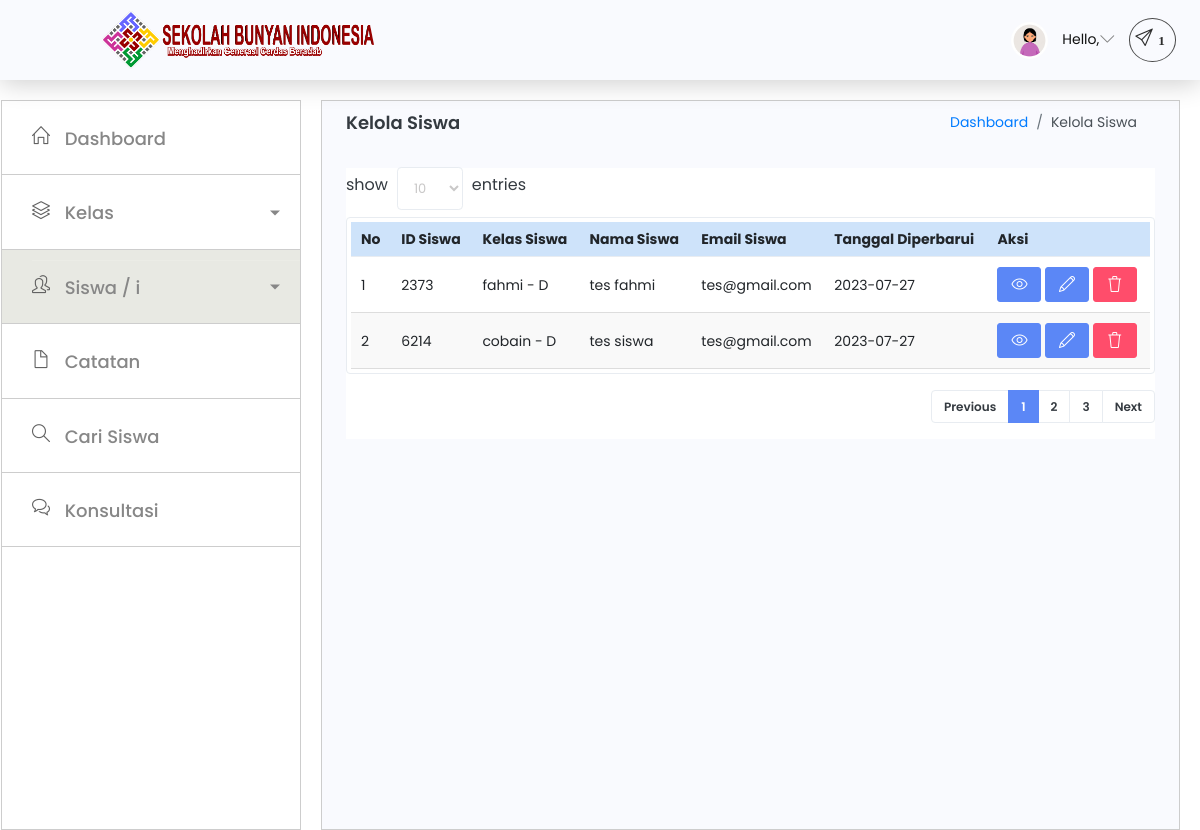
The page /sbi/walikelas/kelola-siswa.php on the database its author committed.
### tables this page shows
CREATE TABLE `siswa` (
  `id_siswa` int(11) NOT NULL,
  `nama_siswa` varchar(255) NOT NULL,
  `email_siswa` varchar(255) NOT NULL,
  `kelas_siswa` int(11) NOT NULL,
  `jk` varchar(255) NOT NULL,
  `tgl_lahir` date NOT NULL,
  `foto_siswa` text NOT NULL,
  `nama_ayah` varchar(255) NOT NULL,
  `nama_ibu` varchar(255) NOT NULL,
  `no_hp` varchar(255) NOT NULL,
  `hp_alternatif` varchar(255) NOT NULL,
  `alamat` text NOT NULL,
  `update_at` date NOT NULL
);

CREATE TABLE `kelas` (
  `id` int(11) NOT NULL,
  `nama_kelas` varchar(255) NOT NULL,
  `bagian` varchar(255) NOT NULL,
  `tanggal` date NOT NULL
);

### sbi/walikelas/kelola-siswa.php (the view, shortened to what this page needs)
<!DOCTYPE html>
<html lang="en">
<head>
  <link rel="stylesheet" href="../assets/vendors/simple-line-icons/css/simple-line-icons.css">
  <link rel="stylesheet" href="../assets/vendors/flag-icon-css/css/flag-icon.min.css">
  <link rel="stylesheet" href="../assets/vendors/daterangepicker/daterangepicker.css">
  <link rel="stylesheet" href="../assets/vendors/chartist/chartist.min.css">
  <link rel="stylesheet" href="../assets/vendors/select2/select2.min.css">
  <link rel="stylesheet" href="../assets/vendors/select2-bootstrap-theme/select2-bootstrap.min.css">
  <link rel="stylesheet" href="../assets/css/style.css" />
</head>
<body>
  <div class="container-scroller">
    <nav class="navbar default-layout-navbar col-lg-12 col-12 p-0 fixed-top d-flex flex-row">
      <div class="navbar-brand-wrapper d-flex align-items-center">
        <a class="navbar-brand brand-logo ml-auto text-right" href="dashboard.html">
          <img src="./../assets/images/sbi-header-homepage.png" alt="logo" />
        </a>
      </div>
      <div class="navbar-menu-wrapper d-flex align-items-center flex-grow-1">
        <ul class="navbar-nav navbar-nav-right ml-auto">
          <li class="nav-item dropdown d-none d-xl-inline-flex user-dropdown">
            <a class="nav-link dropdown-toggle" id="UserDropdown" href="#" data-toggle="dropdown" aria-expanded="true">
              <img class="img-xs rounded-circle ml-2" src="./../assets/images/faces/face8.jpg" alt="Profile image"> <span class="font-weight-normal">Hello, <?php echo $_SESSION['user']['username']; ?></span></a>
          </li>
          <li class="nav-item dropdown d-none d-xl-inline-flex user-dropdown">
            <a class="notif-icon" id="UserDropdown2" href="#" data-toggle="dropdown" aria-expanded="true"><i class="icon-paper-plane menu-icon"><span class="badge">1</span></i></a>
          </li>
        </ul>
      </div>
    </nav>
    <div class="container-fluid page-body-wrapper">
      <nav class="sidebar sidebar-offcanvas" id="sidebar">
        <ul class="nav">
          <li class="nav-item ">
            <a class="nav-link" href="dashboard.html">
              <i class="icon-home menu-icon"></i>
              <span class="menu-title">Dashboard</span>
            </a>
          </li>
          <li class="nav-item">
            <a class="nav-link dropdown-toggle" data-toggle="collapse" href="#ui-basic" aria-expanded="false" aria-controls="ui-basic">
              <i class="icon-layers menu-icon"></i>
              <span class="menu-title">Kelas</span>
            </a>
          </li>
          <li class="nav-item aktif">
            <a class="nav-link dropdown-toggle" data-toggle="collapse" href="#ui-basic1" aria-expanded="false" aria-controls="ui-basic1">
              <i class="icon-people menu-icon"></i>
              <span class="menu-title">Siswa / i</span>
            </a>
          </li>
          <li class="nav-item">
            <a class="nav-link" href="kelola-catatan.html">
              <i class="icon-doc menu-icon"></i>
              <span class="menu-title">Catatan</span>
            </a>
          </li>
          <li class="nav-item">
            <a class="nav-link" href="cari-siswa.html">
              <i class="icon-magnifier menu-icon"></i>
              <span class="menu-title">Cari Siswa</span>
            </a>
          </li>
          <li class="nav-item">
            <a class="nav-link" href="konsultasi-wali-kelas.html">
              <i class="icon-bubbles menu-icon"></i>
              <span class="menu-title">Konsultasi</span>
            </a>
          </li>
        </ul>
      </nav>
      <div class="main-panel">
        <div class="content-wrapper">
          <div class="page-header">
            <h3 class="page-title"> Kelola Siswa </h3>
            <nav aria-label="breadcrumb">
              <ol class="breadcrumb">
                <li class="breadcrumb-item"><a href="dashboard.html">Dashboard</a></li>
                <li class="breadcrumb-item active" aria-current="page">Kelola Siswa</li>
              </ol>
            </nav>
          </div>
          <div class="row">
            <div class="col-md-12 grid-margin stretch-card">
              <div class="card">
                <div class="card-body">
                  <div class="d-sm-flex align-items-center  mb-2" style="width
                    : 180px;
                    ">
                    <label>
                      show
                    </label>
                    <select class="form-control form-control-sm" style="margin: 0 10px;">
                      <option>10</option>
                    </select>
                    <label>
                      entries
                    </label>
                  </div>
                </div>
                <div class="table-responsive border rounded p-1">
                  <table class="table">
                    <thead>
                      <tr>
                        <th class="font-weight-bold">No</th>
                        <th class="font-weight-bold">ID Siswa</th>
                        <th class="font-weight-bold">Kelas Siswa</th>
                        <th class="font-weight-bold">Nama Siswa</th>
                        <th class="font-weight-bold">Email Siswa</th>
                        <th class="font-weight-bold">Tanggal Diperbarui</th>
                        <th class="font-weight-bold">Aksi</th>
                      </tr>
                    </thead>
                    <tbody>
                      <?php
                      $conn = mysqli_connect("localhost", "root", "", "sbi");
                      $sql = "SELECT * FROM siswa";
                      $query = mysqli_query($conn, $sql);
                      $no = 1;
                      while ($siswa = mysqli_fetch_array($query)) {
                      ?>
                        <tr>
                          <td><?php echo $no++; ?></td>
                          <td><?php echo $siswa['id_siswa']; ?></td>
                          <td><?php
                              $id_kelas = $siswa['kelas_siswa'];
                              $sql_kelas = "SELECT * FROM kelas WHERE id = '$id_kelas'";
                              $query_kelas = mysqli_query($conn, $sql_kelas);
                              $kelas = mysqli_fetch_array($query_kelas);
                              echo $kelas['nama_kelas'] . " - " . $kelas['bagian'];
                              ?></td>
                          <td><?php echo $siswa['nama_siswa']; ?></td>
                          <td><?php echo $siswa['email_siswa']; ?></td>
                          <td><?php echo $siswa['update_at']; ?></td>
                          <td>
                            <a href="detail-siswa-wali-kelas.html" class="btn btn-primary btn-sm"><i class="icon-eye"></i></a>
                            <a href="../system/edit_siswa.php?id=<?php echo $siswa['id_siswa']; ?>" class="btn btn-primary btn-sm"><i class="icon-pencil"></i></a>
                            <a href="../system/delete_siswa.php?id=<?php echo $siswa['id_siswa']; ?>" class="btn btn-danger btn-sm" onclick="return confirm('Apakah Yakin Ingin Menghapus ?')"> <i class="icon-trash"></i></a>
                          </td>
                        </tr>
                      <?php
                      }
                      ?>
                    </tbody>
                  </table>
                </div>
                <div class="pagination-container mt-3">
                  <ul class="pagination justify-content-end">
                    <li class="page-item disabled">
                      <a class="page-link" href="#" tabindex="-1">Previous</a>
                    </li>
                    <li class="page-item active">
                      <a class="page-link" href="#">1</a>
                    </li>
                    <li class="page-item">
                      <a class="page-link" href="#">2</a>
                    </li>
                    <li class="page-item">
                      <a class="page-link" href="#">3</a>
                    </li>
                    <li class="page-item">
                      <a class="page-link" href="#">Next</a>
                    </li>
                  </ul>
                </div>
              </div>
            </div>
          </div>
        </div>
      </div>
</body>
</html>

### sbi/walikelas/kelola-siswa.php (style rules this page uses)
.table { width: 100%; border-collapse: collapse; }
.table th, .table td { padding: 10px; text-align: left; border-bottom: 1px solid #ddd; }
.table th { background-color: #cee3fa; }
.table tbody tr:nth-child(even) { background-color: #f9f9f9; }

### rows shown on the page
siswa: id_siswa "2373", kelas_siswa.nama_kelas "fahmi", kelas_siswa.bagian "D", nama_siswa "tes fahmi", email_siswa "tes@gmail.com", update_at "2023-07-27"
siswa: id_siswa "6214", kelas_siswa.nama_kelas "cobain", kelas_siswa.bagian "D", nama_siswa "tes siswa", email_siswa "tes@gmail.com", update_at "2023-07-27"
